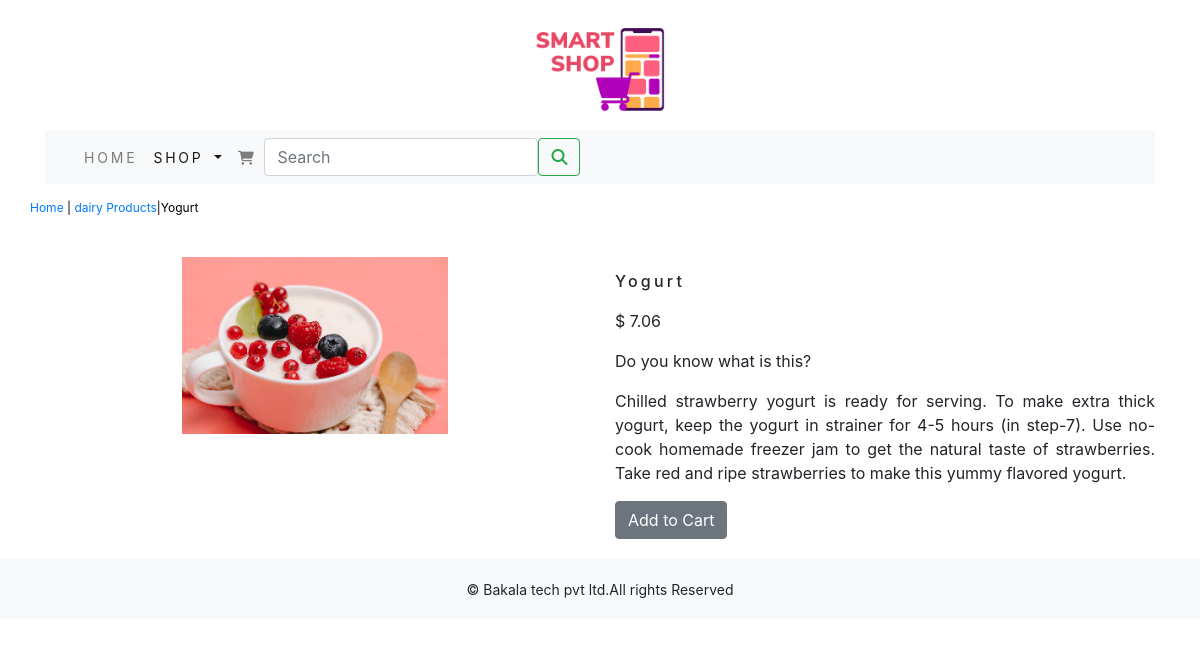
/shopon/dairy-Products/yogurt/, run on the app's committed database.
### shopon/models.py (models this page shows, shortened)
class Product(models.Model):
    name=models.CharField(max_length=250,unique=True)
    slug=models.SlugField(max_length=250,unique=True)
    description=models.TextField(blank=True)
    price=models.DecimalField(max_digits=10,decimal_places=2)
    category=models.ForeignKey(Category,on_delete=models.CASCADE)
    image=models.ImageField(upload_to='product',blank=True)
    stock=models.IntegerField()
    available=models.BooleanField(default=True)
    created=models.DateTimeField(auto_now_add=True)
    updated=models.DateTimeField(auto_now=True)
    class Meta:
        ordering = ('name',)
        verbose_name = 'product'
        verbose_name_plural = 'products'

class Category(models.Model):
    name=models.CharField(max_length=250,unique=True)
    slug=models.SlugField(max_length=250,unique=True)
    description=models.TextField(blank=True)
    image=models.ImageField(upload_to='category',blank=True)
    class Meta:
        ordering=('name',)
        verbose_name='category'
        verbose_name_plural='categories'
    def get_url(self):
        return reverse('shopon:product_by_category',args=[self.slug])
    def __str__(self):
        return '{}'.format(self.name)

### shopon/views.py (the view)
# urls.py: path('<slug:c_slug>/<slug:product_slug>/', views.proDetail, name='prodCatdetail'),
def proDetail(request,c_slug,product_slug):
    try:
        product= Product.objects.get(category__slug=c_slug, slug=product_slug)
    except Exception as e:
        raise e
    return render(request, "product.html", {'product': product})

### cart/context_processors.py (called while the page is built)
def counter(request):
    item_count=0
    if 'admin' in request.path:
        return {}
    else:
        try:
            cart=Cart.objects.filter(cart_id=_cart_id(request))
            car_items=CartItem.objects.all().filter(cart=cart[:1])
            for cart_item in car_items:
                item_count += cart_item.quantity
        except Cart.DoesNotExist:
            item_count =0
    return dict(item_count=item_count)

### cart/views.py (called while the page is built)
def _cart_id(request):
    cart=request.session.session_key
    if not cart:
        cart=request.session.create()
    return cart

### shopon/context_processors.py (called while the page is built)
def menu_links(request):
    links=Category.objects.all()
    return dict(links=links)

### templates/product.html (shortened to what this page needs)
{% extends 'base.html' %}
{% load static %}
{% block content %}
<div class="row my_prod_row_class">
    <div class="mx_auto">
        <p> <a href="{% url 'shopon:allProdCat' %}">Home</a> | <a href ="{{product.category.get_url}}">{{product.category}}</a>|{{product.name}}</p>
    </div>
<div class="container">
<br>
<div class="row">
    <div class="col-12 col-sm-12 col-md-12 col-lg-6 text-center">
        <div style="min-width:18rem">
            <img src="{{product.image.url}}" alt="{{product.name}}">
        </div>
    </div>
    <div class="col-12 col-sm-12 col-md-12 col-lg-6">
        <div>
        <h1 class="my_prod_title">{{product.name}}</h1>
        <p>$ {{product.price}}</p>
        <p class="my_title"> Do you know what is this? </p>
        <p class="text-justify my_rod_text">{{product.description}}</p>
        {% if product.stock <= 0 %}
        <p class="text-justify my_prod_text"><b>Out of Stock</b></p>
        {% else %}
        <a class="btn btn-secondary" href="{% url 'cart:add_cart' product.id %}">Add to Cart</a>
        {% endif %}
        </div>
    </div>
</div>
</div>
</div>
{% endblock %}

### static/css/custom.css (style rules this page uses)
body { font-family: 'Roboto' , sans-serif; }
.my_title { font-size:16px text_transform:uppercase letter-spacing:.2em }
.my_prod_row_class { padding-top:15px; padding-bottom:20px; }
.my_prod_row_class .mx_auto { color:#000; font-size:12px; text-decoration:none; }
.my_prod_title { font-size:16px; text_transform:uppercase; letter-spacing:.2em; padding-top:15px; padding-bottom:10px; }

### data on the page
Product: category "dairy Products", name "Yogurt", image (picture), price "7.06", description "Chilled strawberry yogurt is ready for serving. To make extra thick yogurt, keep the yogurt in strainer for 4-5 hours (in step-7). Use no-cook homemade freezer jam to get the natural taste of strawberries. Take red and ripe strawberries to make this yummy flavored yogurt."
